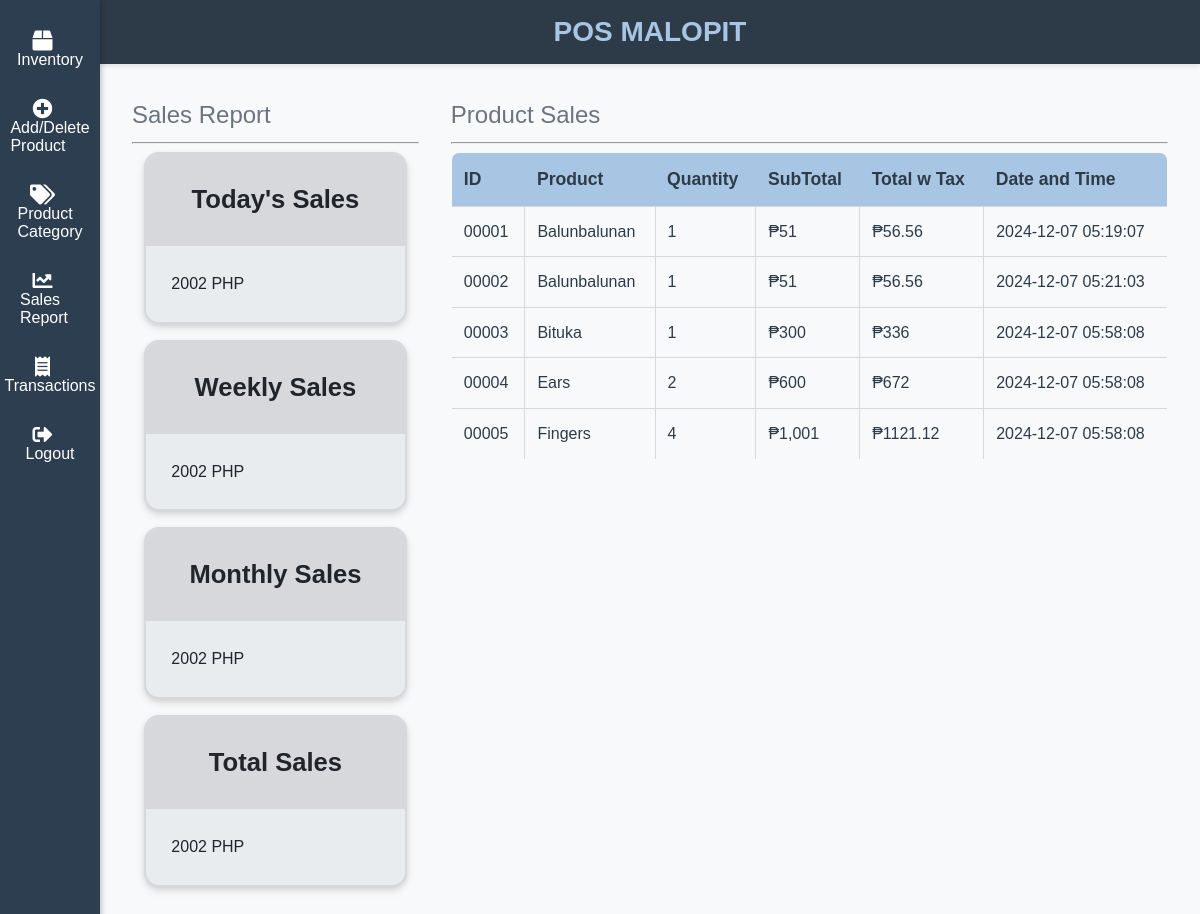
Page /akt/admin_sales.php (signed in) on the committed database.
### tables this page shows
CREATE TABLE `order_items` (
  `id` int(11) NOT NULL,
  `product_id` int(11) NOT NULL,
  `order_id` int(11) NOT NULL,
  `quantity` int(11) NOT NULL,
  `price` float NOT NULL,
  `created_at` timestamp NOT NULL DEFAULT current_timestamp()
);

CREATE TABLE `products` (
  `id` int(11) NOT NULL,
  `category_id` int(11) NOT NULL,
  `name` varchar(60) NOT NULL,
  `quantity` int(11) NOT NULL,
  `price` float NOT NULL,
  `short_description` varchar(255) DEFAULT NULL
);

### akt/models/Sales.php (called while the page is built)
<?php
require_once __DIR__ . '/../_init.php';
class Sales
{
    public static function getTodaySales()
    {
        global $connection;
        $sql_command = ("
            SELECT
                SUM(order_items.quantity * order_items.price) AS today,
                DATE_FORMAT(orders.created_at, '%Y-%m-%d') AS _date
            FROM
                order_items
            INNER JOIN
                orders ON order_items.order_id = orders.id
            WHERE
                DATE(orders.created_at) = CURDATE()
            GROUP BY
                _date
        ");
        $stmt = $connection->prepare($sql_command);
        $stmt->execute();
        $stmt->setFetchMode(PDO::FETCH_ASSOC);
        $result = $stmt->fetchAll();
        if (count($result) >= 1) {
            return $result[0]['today'];
        }
        return 0;
    }
    public static function getTotalSales()
    {
        global $connection;
        $sql_command = "SELECT SUM(quantity * price) AS total FROM order_items";
        $stmt = $connection->prepare($sql_command);
        $stmt->execute();
        $stmt->setFetchMode(PDO::FETCH_ASSOC);
        $result = $stmt->fetchAll();
        if (count($result) >= 1) {
            return $result[0]['total'];
        }
        return 0;
    }
    public static function getWeeklySales()
    {
        global $connection;
        $sql_command = ("
            SELECT
                SUM(order_items.quantity * order_items.price) AS weekly,
                YEARWEEK(orders.created_at, 1) AS _week
            FROM
                order_items
            INNER JOIN
                orders ON order_items.order_id = orders.id
            WHERE
                YEARWEEK(orders.created_at, 1) = YEARWEEK(CURDATE(), 1)
            GROUP BY
                _week
        ");
        $stmt = $connection->prepare($sql_command);
        $stmt->execute();
        $stmt->setFetchMode(PDO::FETCH_ASSOC);
        $result = $stmt->fetchAll();
        if (count($result) >= 1) {
            return $result[0]['weekly'];
        }
        return 0;
    }
    public static function getMonthlySales()
    {
        global $connection;
        $sql_command = ("
            SELECT
                SUM(order_items.quantity * order_items.price) AS monthly,
                DATE_FORMAT(orders.created_at, '%Y-%m') AS _month
            FROM
                order_items
            INNER JOIN
                orders ON order_items.order_id = orders.id
            WHERE
                DATE_FORMAT(orders.created_at, '%Y-%m') = DATE_FORMAT(CURDATE(), '%Y-%m')
            GROUP BY
                _month
        ");
        $stmt = $connection->prepare($sql_command);
        $stmt->execute();
        $stmt->setFetchMode(PDO::FETCH_ASSOC);
        $result = $stmt->fetchAll();
        if (count($result) >= 1) {
            return $result[0]['monthly'];
        }
        return 0;
    }
}

### akt/models/OrderItem.php (called while the page is built, shortened)
<?php
require_once __DIR__ . '/../_init.php';
class OrderItem
{
    public function __construct($data)
    {
        $this->quantity = $data['quantity'];
        $this->price = $data['price'];
        $this->product_name = $data['product_name'];
        $this->created_at = $data['created_at'] ?? null;
    }
    public static function all()
    {
        global $connection;
        $stmt = $connection->prepare('
            SELECT
                order_items.*,
                products.name AS product_name
            FROM order_items
            INNER JOIN products
            ON order_items.product_id = products.id
        ');
        $stmt->execute();
        $stmt->setFetchMode(PDO::FETCH_ASSOC);
        $result = $stmt->fetchAll();
        foreach ($result as &$item) {
            $item['created_at'] = $item['created_at'] ?? null;
        }
        return array_map(fn($item) => new OrderItem($item), $result);
    }
}

### akt/admin_sales.php (the view, shortened to what this page needs)
<?php
$todaySales = Sales::getTodaySales();
$totalSales = Sales::getTotalSales();
$weeklySales = Sales::getWeeklySales();
$monthlySales = Sales::getMonthlySales();
$transactions = OrderItem::all();
?>
<!DOCTYPE html>
<html>
<head>
    <link rel="stylesheet" type="text/css" href="./css/main.css">
    <link rel="stylesheet" type="text/css" href="./css/admin.css">
    <link rel="stylesheet" type="text/css" href="./css/util.css">
    <link rel="stylesheet" type="text/css" href="./css/datatable.css">
</head>
<body>
    <?php require 'templates/admin_header.php' ?>
    <div class="flex">
        <?php require 'templates/admin_navbar.php' ?>
        <main>
            <div class="flex">
                <div style="flex: 2; padding: 16px;">
                    <div class="subtitle">Sales Report</div>
                    <hr />
                    <div class="card" id="dailySalesCard">
                        <div class="card-header">
                            <div class="card-title">Today's Sales</div>
                        </div>
                        <div class="card-content">
                            <?= $todaySales ?> PHP
                        </div>
                    </div>
                    <div class="card mt-16" id="weeklySalesCard">
                        <div class="card-header">
                            <div class="card-title">Weekly Sales</div>
                        </div>
                        <div class="card-content">
                            <?= $weeklySales ?> PHP
                        </div>
                    </div>
                    <div class="card mt-16" id="monthlySalesCard">
                        <div class="card-header">
                            <div class="card-title">Monthly Sales</div>
                        </div>
                        <div class="card-content">
                            <?= $monthlySales ?> PHP
                        </div>
                    </div>
                    <div class="card mt-16" id="totalSalesCard">
                        <div class="card-header">
                            <div class="card-title">Total Sales</div>
                        </div>
                        <div class="card-content">
                            <?= $totalSales ?> PHP
                        </div>
                    </div>
                </div>
                <div style="flex: 5; padding: 16px">
                    <div class="subtitle">Product Sales</div>
                    <hr />
                    <table id="transactionsTable">
                        <thead>
                            <tr>
                                <th>ID</th>
                                <th>Product</th>
                                <th>Quantity</th>
                                <th>SubTotal</th>
                                <th>Total w Tax</th>
                                <th>Date and Time</th>
                            </tr>
                        </thead>
                        <tbody>
                            <?php $counter = 1; ?>
                            <?php foreach ($transactions as $transaction):
                                $subtotal = $transaction->quantity * $transaction->price;
                                $taxsub =  0.12 * $subtotal;
                            ?>
                                <tr>
                                    <td><?= sprintf('%05d', $counter++) ?></td>
                                    <td><?= htmlspecialchars($transaction->product_name) ?></td>
                                    <td><?= htmlspecialchars($transaction->quantity) ?></td>
                                    <td>₱<?= number_format($transaction->quantity * $transaction->price) ?></td>
                                    <td>₱<?= htmlspecialchars($subtotal + $taxsub) ?></td>
                                    <td><?= htmlspecialchars($transaction->created_at) ?></td>
                                </tr>
                            <?php endforeach; ?>
                        </tbody>
                    </table>
                </div>
            </div>
        </main>
    </div>
</body>
</html>

### akt/css/main.css (style rules this page uses)
body { --shadow: 0 4px 8px rgba(0, 0, 0, 0.1), 0 2px 4px rgba(0, 0, 0, 0.08); --primary-dark: #2D3B48; --primary: #4C6A92; --primary-light: #A8C6E3; --secondary-dark: #343A40; --secondary: #6C757D; --secondary-light: #D6D8DB; --background-light: #F8F9FA; --background-dark: #E9ECEF; --highlight: #FFD700; --success: orange ; --error: #DC3545; --text-primary: #212529; --text-secondary: #495057; --text-muted: #868E96; background: var(--background-light); margin: 0; font-family: "Open Sans", sans-serif; font-size: 16px; color: var(--text-primary); line-height: 1.6; }
body { padding-left: 100px; }
.card { background-color: var(--background-dark); box-shadow: var(--shadow); margin: auto; width: 90%; max-width: 500px; border-radius: 15px; overflow: hidden; border: 2px solid var(--secondary-light); }
.card-header { padding: 25px; border-bottom: 1px solid var(--secondary-light); background-color: var(--secondary-light); color: var(--primary-dark); font-weight: 700; text-align: center; }
.card-title { font-size: 1.6em; color: var(--text-primary); }
.card-content { padding: 25px; }

### akt/css/admin.css (style rules this page uses)
:root { --primary-dark: #2D3B48; --primary: #4C6A92; --primary-light: #A8C6E3; --secondary-dark: #343A40; --secondary: #6C757D; --secondary-light: #D6D8DB; --background-light: #F8F9FA; --background-dark: #E9ECEF; --highlight: #FFD700; --success: #28A745; --error: #DC3545; --text-primary: #212529; --text-secondary: #495057; --text-muted: #868E96; }
.subtitle { font-size: 1.5rem; color: var(--secondary); }
hr { color: var(--secondary-light); }
main { flex-grow: 1; height: calc(100vh - 64px); overflow-y: auto; background-color: var(--background-light); padding: 16px; }
table { border-collapse: collapse; width: 100%; border: 1px solid var(--secondary-light); border-radius: 8px; overflow: hidden; }
thead { background-color: var(--primary-light); }
th { text-align: left; padding: 12px; font-size: 1.1em; color: var(--primary-dark); }
td { background-color: var(--background-light); border: 1px solid var(--secondary-light); padding: 12px; color: var(--primary-dark); }
tr:nth-child(even) { background-color: var(--background-dark); }

### akt/css/util.css (style rules this page uses)
.mt-16 { margin-top: 16px; }
.flex { display: flex; }

### akt/css/datatable.css (style rules this page uses)
:root { --primary-dark: #2D3B48; --primary: #4C6A92; --primary-light: #A8C6E3; --secondary-dark: #343A40; --secondary: #6C757D; --secondary-light: #D6D8DB; --background-light: #F8F9FA; --background-dark: #E9ECEF; --highlight: #FFD700; --success: #28A745; --error: #DC3545; --text-primary: #212529; --text-secondary: #495057; --text-muted: #868E96; }

### akt/templates/admin_navbar.php (style rules this page uses)
body { margin: 0; font-family: Arial, sans-serif; }

### rows in the picture
order_items: product.name "Balunbalunan", quantity "1", $transaction->quantity * $transaction->price "51", $subtotal + $taxsub "56.56", created_at "2024-12-07 05:19:07"
order_items: product.name "Balunbalunan", quantity "1", $transaction->quantity * $transaction->price "51", $subtotal + $taxsub "56.56", created_at "2024-12-07 05:21:03"
order_items: product.name "Bituka", quantity "1", $transaction->quantity*$transaction->price "300", $subtotal + $taxsub "336", created_at "2024-12-07 05:58:08"
order_items: product.name "Ears", quantity "2", $transaction->quantity * $transaction->price "600", $subtotal + $taxsub "672", created_at "2024-12-07 05:58:08"
order_items: product.name "Fingers", quantity "4", $transaction->quantity * $transaction->price "1,001", $subtotal + $taxsub "1121.12", created_at "2024-12-07 05:58:08"

### other values in the picture
$todaySales "2002"
$weeklySales "2002"
$monthlySales "2002"
$totalSales "2002"
